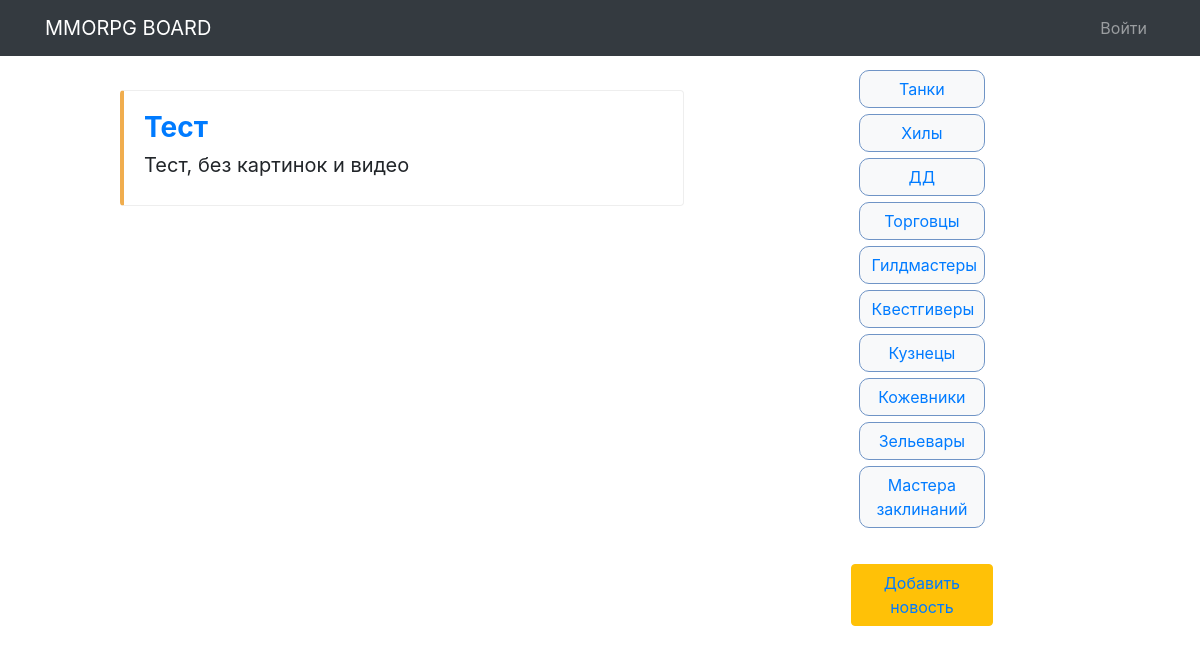
The page / on the database its author committed.
### board/models.py (models this page shows, shortened)
class Article(models.Model):
    title = models.CharField(max_length=255)
    text = models.TextField()
    category = models.ForeignKey(to=Category, on_delete=models.CASCADE)
    time_create = models.DateTimeField(auto_now_add=True)
    image = models.ImageField(upload_to='images/', null=True, blank=True)
    video = models.FileField(upload_to='video/', null=True, blank=True)

class Category(models.Model):
    name = models.CharField(max_length=100, unique=True)

### board/views.py (the view)
# urls.py: path('', index, name = 'index'),
def index(request, category_id=None):
    if category_id:
        current_category = Category.objects.get(id=category_id)
        articles = Article.objects.filter(category=current_category)
    else:
        articles = Article.objects.all()
    categories = Category.objects.all()
    context = {'articles':articles, 'categories':categories}
    return render(request, 'board/index.html', context)

### board/templates/board/index.html
{% extends 'board/default.html' %}
{% load static %}
    {% block css %}
    <link href="{% static 'board/css/style.css' %}" rel="stylesheet">
    {% endblock %}
{% block content %}
<div style="display: flex; margin-top: 60px; height: 90vh">
    <div style="flex-grow: 2; margin-top: 10px; margin-left: 10%; margin-right: 40px">
        {% for article in articles %}
            <div class="bd-callout">
                <a href="{% url 'board:article_detail' article.id %}"><p class="h3 font-weight-bolder">{{ article.title }}</p></a>
                <p class="h5 font-weight-normal">{{ article.text|truncatechars:50 }}</p>
            </div>
        {% endfor %}
    </div>
    <div style="flex-grow: 1; margin-top: 10px; margin-right: 10%">
        <div class="item sidebar">
            <ul>
                {% for category in categories %}
                <li>
                    <button id="category_buttons" class="btn btn-light">
                        <a class="a_cat_filter" href="{% url 'board:category' category.id %}">{{ category.name }}</a>
                    </button>
                </li>
                {% endfor %}
            <button class="btn btn btn-warning add-article">
                    <a href="{% url 'board:add_article' %}">Добавить новость</a>
                </button>
            </ul>
        </div>
    </div>
</div>
{% endblock %}

### board/templates/board/default.html (shortened to what this page needs)
{% load static %}
<!DOCTYPE html>
<html lang="en">
<head>
    <link href="{% static '/vendor/bootstrap/css/bootstrap.min.css' %}" rel="stylesheet">
    {% block css %}
    {% endblock %}
</head>
<body>
<nav class="navbar navbar-expand-lg navbar-dark bg-dark fixed-top">
    <div class="container">
        <a class="navbar-brand" href="{% url 'board:index' %}">MMORPG BOARD</a>
        <div class="collapse navbar-collapse" id="navbarResponsive">
            <ul class="navbar-nav ml-auto">
                {% if user.is_authenticated %}
                    <li class="nav-item dropdown">
                    <a class="nav-link dropdown-toggle" href="#" id="navbarDropdown" role="button"
                       data-bs-toggle="dropdown" aria-expanded="false">
                        <i class="fas fa-user-circle"></i>
                    </a>
                    <ul class="dropdown-menu" aria-labelledby="navbarDropdown">
                        <li>
                            <a class="dropdown-item" href="{% url 'users:profile'%}">Профиль</a>
                        </li>
                        {% if user.is_superuser or user.is_stuff %}
                            <li><a class="dropdown-item" href="{% url 'admin:index' %}">Админ-панель</a></li>
                        {% endif %}
                        <li>
                            <hr class="dropdown-divider">
                        </li>
                        <li>
                            <a class="dropdown-item" href="{% url 'users:logout' %}">
                                Выйти
                            </a>
                        </li>
                    </ul>
                </li>
                {% else %}
                <li class="nav-item">
                    <a class="nav-link" href="{% url 'users:login' %}">Войти </a>
                </li>
                {% endif %}
            </ul>
        </div>
    </div>
</nav>
{% block content %}
{% endblock %}
</body>
</html>

### static/board/css/style.css (style rules this page uses)
.bd-callout { padding: 1.25rem; margin-top: 1.25rem; margin-bottom: 1.25rem; border: 1px solid #eee; border-left-width: 0.25rem; border-radius: 0.25rem; border-left-color: #f0ad4e; }
.sidebar { grid-area: sidebar; text-align: center; }
.a_cat_filter { text-decoration: none !important; }
#category_buttons { width: 40%; border-radius: 10px; border-color: #6f94c6; margin-bottom: 6px; }
ul { list-style-type: none; }
.add-article { margin-top: 30px; width: 45%; }

### rows shown on the page
Article: title "Тест", text "Тест, без картинок и видео"
Category: name "Танки"
Category: name "Хилы"
Category: name "ДД"
Category: name "Торговцы"
Category: name "Гилдмастеры"
Category: name "Квестгиверы"
Category: name "Кузнецы"
Category: name "Кожевники"
Category: name "Зельевары"
Category: name "Мастера заклинаний"
